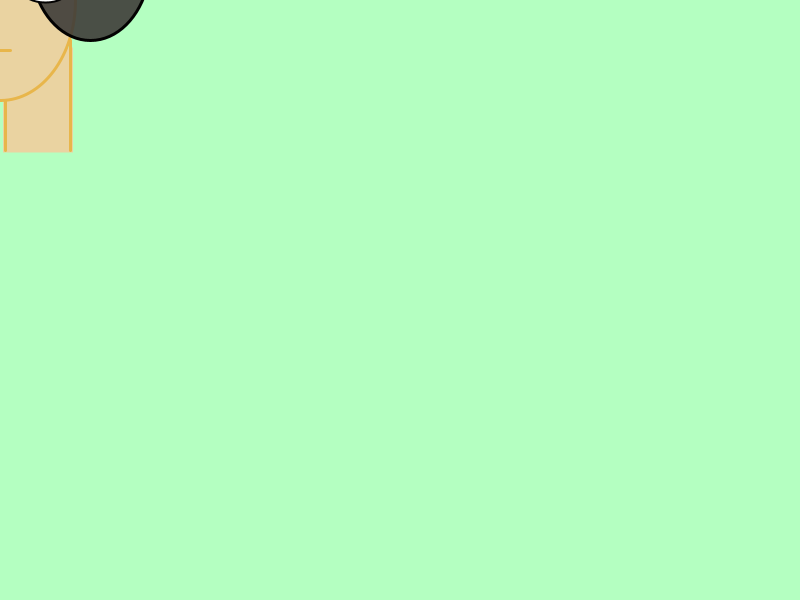
Frame 1 (no input)
Frame 60 (the mouse pressed at the canvas centre just before this capture): identical to frame 1, image omitted
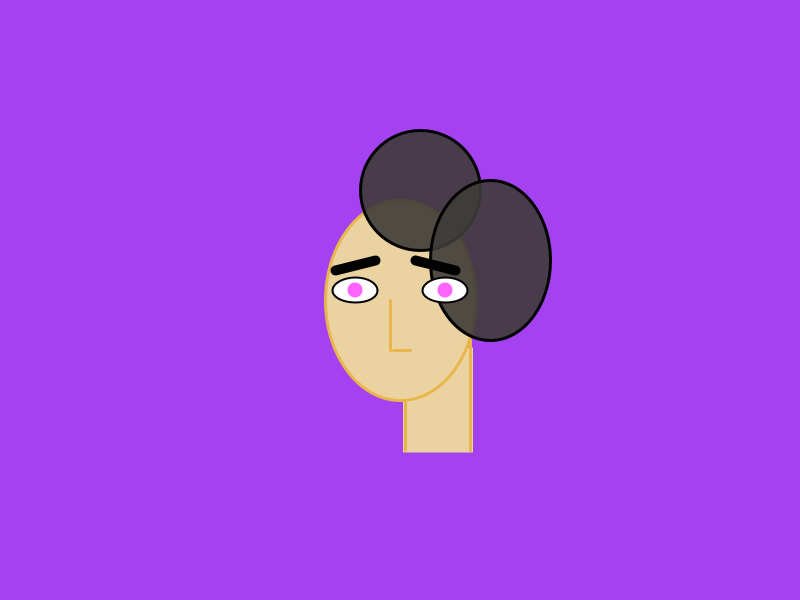
Frame 120 (the mouse held since frame 60 and released just before this capture)

The Processing sketch that drew these frames (run headless with seeded random() and noise(); from frame 60 on, the mouse is pressed at the canvas centre):

// Processing sketch: zoena_interactive
// ── zoena_interactive.pde
color bgColor;

void setup() {
  size(800, 600);
  bgColor = #B4FFC1;
  

  ellipseMode(CENTER);
  rectMode(CENTER);
}
void draw() {
   background(bgColor);
   
  // Zoena's neck
  noStroke();
  fill(#EAD3A1);
  rect(mouseX + 38, mouseY + 100, 70, 105);
  stroke(#E8B64B);
  strokeWeight(3);
  line(mouseX + 5, mouseY +50, mouseX + 5, mouseY +150);
  line(mouseX + 70, mouseY +40, mouseX + 70, mouseY +150);

  // Zoena's face
  stroke(#E8B64B);
  strokeWeight(3);
  fill(#EAD3A1);
  ellipse(mouseX, mouseY, 150, 200);

  // Zoena's hear
  stroke(3, 2, 2);
  fill(62, 60, 56, 230);
  ellipse(mouseX + 20, mouseY - 110, 120, 120);
  ellipse(mouseX + 90, mouseY - 40, 120, 160);

  // Zoena's white eyes 
  stroke(3, 2, 2);
  strokeWeight(2);
  fill(255);
  ellipse(mouseX - 45, mouseY - 10, 45, 25);
  ellipse(mouseX + 45, mouseY - 10, 45, 25);

  // Zoena's eye balls
  noStroke();
  fill(mouseY, 100, mouseX);
  ellipse(mouseX - 45, mouseY - 10, 15, 15);
  ellipse(mouseX + 45, mouseY - 10, 15, 15);

  // Zoena's eye brows
  stroke(3, 2, 2);
  strokeWeight(10);
  line(mouseX - 65, mouseY - 30, mouseX - 25, mouseY - 40);
  line(mouseX + 15, mouseY - 40, mouseX + 55, mouseY - 30);

  // Zoena's nose
  stroke(#E8B64B);
  strokeWeight(3);
  line(mouseX - 10, mouseY, mouseX - 10, mouseY + 50);
  line(mouseX - 7, mouseY + 50, mouseX + 10, mouseY + 50);
}

void mousePressed() {
  bgColor = color(random(255), random(255), random(255));
}
